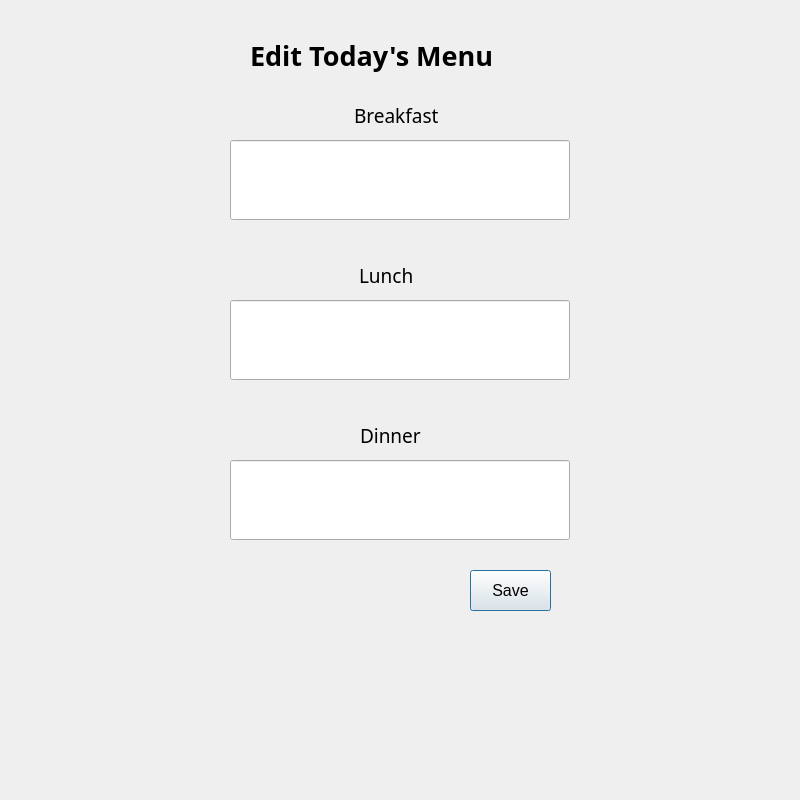
<?xml version="1.0" encoding="UTF-8"?>
<ui version="4.0">
 <class>fourthWindow</class>
 <widget class="QDialog" name="fourthWindow">
  <property name="geometry">
   <rect>
    <x>0</x>
    <y>0</y>
    <width>800</width>
    <height>800</height>
   </rect>
  </property>
  <property name="windowTitle">
   <string>Restaurant</string>
  </property>
  <property name="windowIcon">
   <iconset theme="QIcon::ThemeIcon::DocumentProperties"/>
  </property>
  <widget class="QPushButton" name="pushButton_saveMenu">
   <property name="geometry">
    <rect>
     <x>470</x>
     <y>570</y>
     <width>81</width>
     <height>41</height>
    </rect>
   </property>
   <property name="font">
    <font>
     <family>Segoe UI</family>
     <pointsize>12</pointsize>
     <bold>false</bold>
     <underline>false</underline>
     <kerning>true</kerning>
    </font>
   </property>
   <property name="text">
    <string>Save</string>
   </property>
  </widget>
  <widget class="QLabel" name="label_3">
   <property name="geometry">
    <rect>
     <x>359</x>
     <y>260</y>
     <width>61</width>
     <height>31</height>
    </rect>
   </property>
   <property name="font">
    <font>
     <family>Segoe UI Variable Display</family>
     <pointsize>14</pointsize>
    </font>
   </property>
   <property name="text">
    <string>Lunch</string>
   </property>
  </widget>
  <widget class="QLabel" name="label_2">
   <property name="enabled">
    <bool>true</bool>
   </property>
   <property name="geometry">
    <rect>
     <x>354</x>
     <y>100</y>
     <width>91</width>
     <height>31</height>
    </rect>
   </property>
   <property name="font">
    <font>
     <family>Segoe UI Variable Display</family>
     <pointsize>14</pointsize>
    </font>
   </property>
   <property name="text">
    <string>Breakfast</string>
   </property>
  </widget>
  <widget class="QLabel" name="label">
   <property name="geometry">
    <rect>
     <x>250</x>
     <y>30</y>
     <width>351</width>
     <height>51</height>
    </rect>
   </property>
   <property name="font">
    <font>
     <family>Segoe Print</family>
     <pointsize>20</pointsize>
     <bold>true</bold>
    </font>
   </property>
   <property name="text">
    <string>Edit Today's Menu</string>
   </property>
  </widget>
  <widget class="QLabel" name="label_4">
   <property name="geometry">
    <rect>
     <x>360</x>
     <y>420</y>
     <width>71</width>
     <height>31</height>
    </rect>
   </property>
   <property name="font">
    <font>
     <family>Segoe UI Variable Display</family>
     <pointsize>14</pointsize>
    </font>
   </property>
   <property name="text">
    <string>Dinner</string>
   </property>
  </widget>
  <widget class="QLineEdit" name="lineEdit_breakfast">
   <property name="geometry">
    <rect>
     <x>230</x>
     <y>140</y>
     <width>340</width>
     <height>80</height>
    </rect>
   </property>
  </widget>
  <widget class="QLineEdit" name="lineEdit_lunch">
   <property name="geometry">
    <rect>
     <x>230</x>
     <y>300</y>
     <width>340</width>
     <height>80</height>
    </rect>
   </property>
  </widget>
  <widget class="QLineEdit" name="lineEdit_dinner">
   <property name="geometry">
    <rect>
     <x>230</x>
     <y>460</y>
     <width>340</width>
     <height>80</height>
    </rect>
   </property>
  </widget>
 </widget>
 <resources/>
 <connections/>
</ui>
